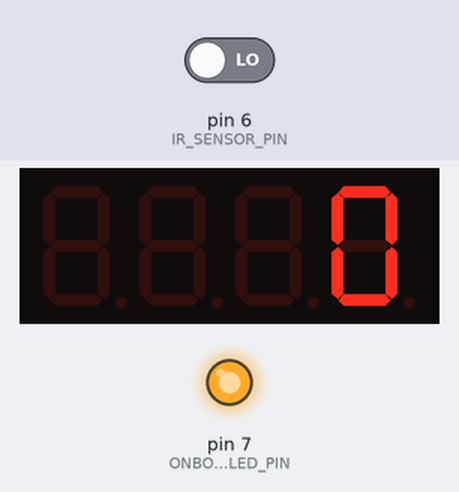
Bench run of a sketch on a simulated Arduino Uno, built with avr-gcc and run on an emulated ATmega328P. Shown: 4-digit seven-segment display, output pins drawn as LEDs (lit = HIGH). The inputs (shaded band) are chosen by the test bench; at power-on: pin 6 (IR_SENSOR_PIN) LOW.

Above: at 1.2 s.
1.3 s: pin 6 (IR_SENSOR_PIN) driven HIGH
At 2.5 s:
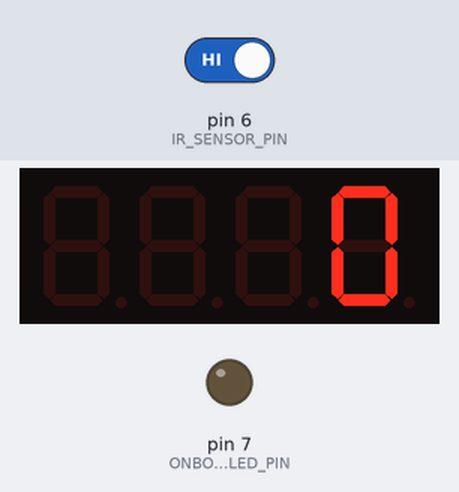
2.8 s: pin 6 (IR_SENSOR_PIN) driven LOW
At 3.16 s:
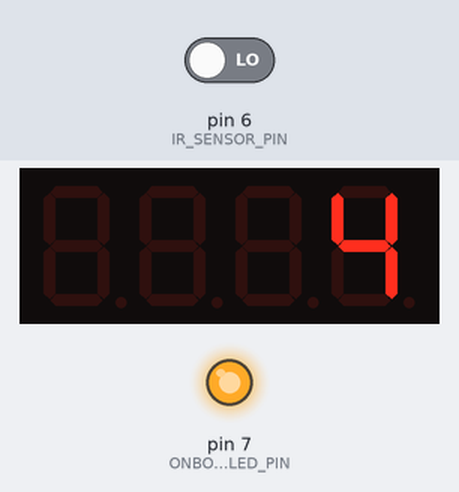
Timing chart, 0 to 5.8 s (numbered marks = the images above; inputs shaded):
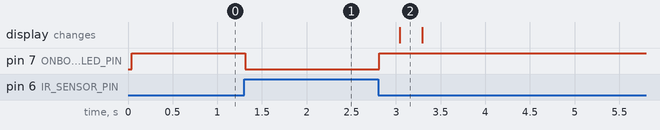

The sketch:

flora-tachometer.ino
```cpp
#include <TM1637Display.h>

const int IR_SENSOR_PIN = 6;       // IR sensor output pin (set as INPUT)
const int TM1637_CLK_PIN = 9;      // TM1637 Clock pin
const int TM1637_DIO_PIN = 10;     // TM1637 Data pin
const int ONBOARD_LED_PIN = 7;     // LED pin

TM1637Display display(TM1637_CLK_PIN, TM1637_DIO_PIN);

volatile unsigned long pulseCount = 0;
bool lastSensorState = HIGH;  // Track sensor state for edge detection
unsigned long lastDisplayUpdate = 0;
unsigned long lastPulseTime = 0;
unsigned long currentTime = 0;
float currentRPM = 0.0;

const unsigned long DISPLAY_UPDATE_INTERVAL = 250;  // 250ms update rate
const unsigned long TIMEOUT_PERIOD = 250;          // 0.25 seconds timeout for zero RPM
const int PULSES_PER_REVOLUTION = 60;               // 60 slots in interrupt wheel

void setup() {
  pinMode(IR_SENSOR_PIN, INPUT);     // Set IR sensor pin as input (required for Arduino)
  pinMode(ONBOARD_LED_PIN, OUTPUT);  // Set onboard LED pin as output
  digitalWrite(ONBOARD_LED_PIN, LOW); // Start with LED off

  display.setBrightness(0x0a);       // Set brightness (0x00-0x0f)
  display.clear();                   // Clear display

  // Initialize sensor state
  lastSensorState = digitalRead(IR_SENSOR_PIN);

  displayRPM(0);
  lastDisplayUpdate = millis();
}

void loop() {
  currentTime = millis();

  // Poll sensor for edge detection (replaces interrupt)
  checkSensor();

  if (currentTime - lastDisplayUpdate >= DISPLAY_UPDATE_INTERVAL) {
    calculateRPM();
    displayRPM(currentRPM);
    lastDisplayUpdate = currentTime;
  }

  // Handle LED when sensor is active
  manageLED();
}

void checkSensor() {
  bool currentSensorState = digitalRead(IR_SENSOR_PIN);

  // Detect falling edge (HIGH to LOW transition)
  if (lastSensorState == HIGH && currentSensorState == LOW) {
    pulseCount++;
    lastPulseTime = millis();
  }

  lastSensorState = currentSensorState;
}

void calculateRPM() {
  static unsigned long lastCalcTime = 0;
  static unsigned long lastPulseCount = 0;

  unsigned long timeDelta = currentTime - lastCalcTime;
  unsigned long pulseDelta = pulseCount - lastPulseCount;

  if (timeDelta >= DISPLAY_UPDATE_INTERVAL) {
    if (currentTime - lastPulseTime > TIMEOUT_PERIOD) {
      currentRPM = 0.0;
    } else if (pulseDelta > 0 && timeDelta > 0) {
      float rps = (float)pulseDelta / ((float)timeDelta / 1000.0);
      currentRPM = (rps * 60.0) / PULSES_PER_REVOLUTION;
    }

    lastCalcTime = currentTime;
    lastPulseCount = pulseCount;
  }
}

void displayRPM(float rpm) {
  int displayValue = (int)(rpm + 0.5);  // Round to nearest integer

  if (displayValue > 9999) {
    displayValue = 9999;  // Limit to 4 digits
  }

  display.showNumberDec(displayValue, false);  // Show number without leading zeros
}

void manageLED() {
  // Directly read sensor state and output to LED
  bool sensorState = digitalRead(IR_SENSOR_PIN);
  digitalWrite(ONBOARD_LED_PIN, !sensorState);  // Invert: LED on when sensor is LOW
}
```

Measured:
- after the input at 1.3 s, pin 7 (ONBOARD_LED_PIN): HIGH → LOW at once
- after the input at 2.8 s, pin 7 (ONBOARD_LED_PIN): LOW → HIGH at once; the display: changes after 0.24 s (image 2)
